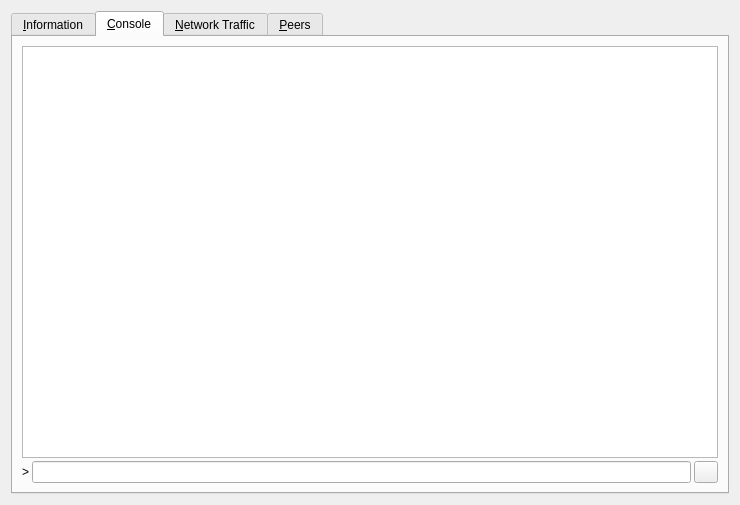
<?xml version="1.0" encoding="UTF-8"?>
<ui version="4.0">
 <class>RPCConsole</class>
 <widget class="QWidget" name="RPCConsole">
  <property name="geometry">
   <rect>
    <x>0</x>
    <y>0</y>
    <width>740</width>
    <height>505</height>
   </rect>
  </property>
  <property name="windowTitle">
   <string>vitescoin - Debug window</string>
  </property>
  <layout class="QVBoxLayout" name="verticalLayout_2">
   <item>
    <widget class="QTabWidget" name="tabWidget">
     <property name="currentIndex">
      <number>1</number>
     </property>
     <widget class="QWidget" name="tab_info">
      <attribute name="title">
       <string>&amp;Information</string>
      </attribute>
      <layout class="QGridLayout" name="gridLayout" columnstretch="0,1">
       <property name="horizontalSpacing">
        <number>12</number>
       </property>
       <item row="0" column="0">
        <widget class="QLabel" name="label_9">
         <property name="font">
          <font>
           <weight>75</weight>
           <bold>true</bold>
          </font>
         </property>
         <property name="text">
          <string>vitescoin Core</string>
         </property>
        </widget>
       </item>
       <item row="1" column="0">
        <widget class="QLabel" name="label_5">
         <property name="text">
          <string>Client name</string>
         </property>
        </widget>
       </item>
       <item row="1" column="1">
        <widget class="QLabel" name="clientName">
         <property name="cursor">
          <cursorShape>IBeamCursor</cursorShape>
         </property>
         <property name="text">
          <string>N/A</string>
         </property>
         <property name="textFormat">
          <enum>Qt::PlainText</enum>
         </property>
         <property name="textInteractionFlags">
          <set>Qt::LinksAccessibleByMouse|Qt::TextSelectableByKeyboard|Qt::TextSelectableByMouse</set>
         </property>
        </widget>
       </item>
       <item row="2" column="0">
        <widget class="QLabel" name="label_6">
         <property name="text">
          <string>Client version</string>
         </property>
        </widget>
       </item>
       <item row="2" column="1">
        <widget class="QLabel" name="clientVersion">
         <property name="cursor">
          <cursorShape>IBeamCursor</cursorShape>
         </property>
         <property name="text">
          <string>N/A</string>
         </property>
         <property name="textFormat">
          <enum>Qt::PlainText</enum>
         </property>
         <property name="textInteractionFlags">
          <set>Qt::LinksAccessibleByMouse|Qt::TextSelectableByKeyboard|Qt::TextSelectableByMouse</set>
         </property>
        </widget>
       </item>
       <item row="3" column="0">
        <widget class="QLabel" name="label_14">
         <property name="text">
          <string>Using OpenSSL version</string>
         </property>
         <property name="indent">
          <number>10</number>
         </property>
        </widget>
       </item>
       <item row="3" column="1">
        <widget class="QLabel" name="openSSLVersion">
         <property name="cursor">
          <cursorShape>IBeamCursor</cursorShape>
         </property>
         <property name="text">
          <string>N/A</string>
         </property>
         <property name="textFormat">
          <enum>Qt::PlainText</enum>
         </property>
         <property name="textInteractionFlags">
          <set>Qt::LinksAccessibleByMouse|Qt::TextSelectableByKeyboard|Qt::TextSelectableByMouse</set>
         </property>
        </widget>
       </item>
       <item row="4" column="0">
        <widget class="QLabel" name="label_12">
         <property name="text">
          <string>Build date</string>
         </property>
        </widget>
       </item>
       <item row="4" column="1">
        <widget class="QLabel" name="buildDate">
         <property name="cursor">
          <cursorShape>IBeamCursor</cursorShape>
         </property>
         <property name="text">
          <string>N/A</string>
         </property>
         <property name="textFormat">
          <enum>Qt::PlainText</enum>
         </property>
         <property name="textInteractionFlags">
          <set>Qt::LinksAccessibleByMouse|Qt::TextSelectableByKeyboard|Qt::TextSelectableByMouse</set>
         </property>
        </widget>
       </item>
       <item row="5" column="0">
        <widget class="QLabel" name="label_13">
         <property name="text">
          <string>Startup time</string>
         </property>
        </widget>
       </item>
       <item row="5" column="1">
        <widget class="QLabel" name="startupTime">
         <property name="cursor">
          <cursorShape>IBeamCursor</cursorShape>
         </property>
         <property name="text">
          <string>N/A</string>
         </property>
         <property name="textFormat">
          <enum>Qt::PlainText</enum>
         </property>
         <property name="textInteractionFlags">
          <set>Qt::LinksAccessibleByMouse|Qt::TextSelectableByKeyboard|Qt::TextSelectableByMouse</set>
         </property>
        </widget>
       </item>
       <item row="6" column="0">
        <widget class="QLabel" name="label_11">
         <property name="font">
          <font>
           <weight>75</weight>
           <bold>true</bold>
          </font>
         </property>
         <property name="text">
          <string>Network</string>
         </property>
        </widget>
       </item>
       <item row="7" column="0">
        <widget class="QLabel" name="label_7">
         <property name="text">
          <string>Number of connections</string>
         </property>
        </widget>
       </item>
       <item row="7" column="1">
        <widget class="QLabel" name="numberOfConnections">
         <property name="cursor">
          <cursorShape>IBeamCursor</cursorShape>
         </property>
         <property name="text">
          <string>N/A</string>
         </property>
         <property name="textFormat">
          <enum>Qt::PlainText</enum>
         </property>
         <property name="textInteractionFlags">
          <set>Qt::LinksAccessibleByMouse|Qt::TextSelectableByKeyboard|Qt::TextSelectableByMouse</set>
         </property>
        </widget>
       </item>
       <item row="8" column="0">
        <widget class="QLabel" name="label_8">
         <property name="text">
          <string>On testnet</string>
         </property>
        </widget>
       </item>
       <item row="8" column="1">
        <widget class="QCheckBox" name="isTestNet">
         <property name="enabled">
          <bool>false</bool>
         </property>
         <property name="text">
          <string/>
         </property>
        </widget>
       </item>
       <item row="9" column="0">
        <widget class="QLabel" name="label_10">
         <property name="font">
          <font>
           <weight>75</weight>
           <bold>true</bold>
          </font>
         </property>
         <property name="text">
          <string>Block chain</string>
         </property>
        </widget>
       </item>
       <item row="10" column="0">
        <widget class="QLabel" name="label_3">
         <property name="text">
          <string>Current number of blocks</string>
         </property>
        </widget>
       </item>
       <item row="10" column="1">
        <widget class="QLabel" name="numberOfBlocks">
         <property name="cursor">
          <cursorShape>IBeamCursor</cursorShape>
         </property>
         <property name="text">
          <string>N/A</string>
         </property>
         <property name="textFormat">
          <enum>Qt::PlainText</enum>
         </property>
         <property name="textInteractionFlags">
          <set>Qt::LinksAccessibleByMouse|Qt::TextSelectableByKeyboard|Qt::TextSelectableByMouse</set>
         </property>
        </widget>
       </item>
       <item row="11" column="0">
        <widget class="QLabel" name="label_4">
         <property name="text">
          <string>Estimated total blocks</string>
         </property>
        </widget>
       </item>
       <item row="11" column="1">
        <widget class="QLabel" name="totalBlocks">
         <property name="cursor">
          <cursorShape>IBeamCursor</cursorShape>
         </property>
         <property name="text">
          <string>N/A</string>
         </property>
         <property name="textFormat">
          <enum>Qt::PlainText</enum>
         </property>
         <property name="textInteractionFlags">
          <set>Qt::LinksAccessibleByMouse|Qt::TextSelectableByKeyboard|Qt::TextSelectableByMouse</set>
         </property>
        </widget>
       </item>
       <item row="12" column="0">
        <widget class="QLabel" name="label_2">
         <property name="text">
          <string>Last block time</string>
         </property>
        </widget>
       </item>
       <item row="12" column="1">
        <widget class="QLabel" name="lastBlockTime">
         <property name="cursor">
          <cursorShape>IBeamCursor</cursorShape>
         </property>
         <property name="text">
          <string>N/A</string>
         </property>
         <property name="textFormat">
          <enum>Qt::PlainText</enum>
         </property>
         <property name="textInteractionFlags">
          <set>Qt::LinksAccessibleByMouse|Qt::TextSelectableByKeyboard|Qt::TextSelectableByMouse</set>
         </property>
        </widget>
       </item>
       <item row="13" column="0">
        <spacer name="verticalSpacer_2">
         <property name="orientation">
          <enum>Qt::Vertical</enum>
         </property>
         <property name="sizeHint" stdset="0">
          <size>
           <width>20</width>
           <height>20</height>
          </size>
         </property>
        </spacer>
       </item>
       <item row="14" column="0">
        <widget class="QLabel" name="label_222">
         <property name="text">
          <string>Active Wallet File</string>
         </property>
        </widget>
       </item>
       <item row="14" column="1">
        <widget class="QLabel" name="wallet_path">
         <property name="cursor">
          <cursorShape>IBeamCursor</cursorShape>
         </property>
         <property name="text">
          <string>N/A</string>
         </property>
         <property name="textFormat">
          <enum>Qt::PlainText</enum>
         </property>
         <property name="textInteractionFlags">
          <set>Qt::LinksAccessibleByMouse|Qt::TextSelectableByKeyboard|Qt::TextSelectableByMouse</set>
         </property>
        </widget>
       </item>
       <item row="15" column="0">
        <widget class="QLabel" name="labelDebugLogfile">
         <property name="font">
          <font>
           <weight>75</weight>
           <bold>true</bold>
          </font>
         </property>
         <property name="text">
          <string>Debug log file</string>
         </property>
        </widget>
       </item>
       <item row="16" column="0">
        <widget class="QPushButton" name="openDebugLogfileButton">
         <property name="toolTip">
          <string>Open the vitescoin debug log file from the current data directory. This can take a few seconds for large log files.</string>
         </property>
         <property name="text">
          <string>&amp;Open</string>
         </property>
         <property name="autoDefault">
          <bool>false</bool>
         </property>
        </widget>
       </item>
       <item row="17" column="0">
        <widget class="QLabel" name="labelCLOptions">
         <property name="font">
          <font>
           <weight>75</weight>
           <bold>true</bold>
          </font>
         </property>
         <property name="text">
          <string>Command-line options</string>
         </property>
        </widget>
       </item>
       <item row="18" column="0">
        <widget class="QPushButton" name="showCLOptionsButton">
         <property name="toolTip">
          <string>Show the vitescoin-Qt help message to get a list with possible vitescoin command-line options.</string>
         </property>
         <property name="text">
          <string>&amp;Show</string>
         </property>
         <property name="autoDefault">
          <bool>false</bool>
         </property>
        </widget>
       </item>
       <item row="19" column="0">
        <spacer name="verticalSpacer">
         <property name="orientation">
          <enum>Qt::Vertical</enum>
         </property>
         <property name="sizeHint" stdset="0">
          <size>
           <width>20</width>
           <height>40</height>
          </size>
         </property>
        </spacer>
       </item>
      </layout>
     </widget>
     <widget class="QWidget" name="tab_console">
      <attribute name="title">
       <string>&amp;Console</string>
      </attribute>
      <layout class="QVBoxLayout" name="verticalLayout_3">
       <property name="spacing">
        <number>3</number>
       </property>
       <item>
        <widget class="QTextEdit" name="messagesWidget">
         <property name="minimumSize">
          <size>
           <width>0</width>
           <height>100</height>
          </size>
         </property>
         <property name="readOnly">
          <bool>true</bool>
         </property>
         <property name="tabKeyNavigation" stdset="0">
          <bool>false</bool>
         </property>
         <property name="columnCount" stdset="0">
          <number>2</number>
         </property>
        </widget>
       </item>
       <item>
        <layout class="QHBoxLayout" name="horizontalLayout">
         <property name="spacing">
          <number>3</number>
         </property>
         <item>
          <widget class="QLabel" name="label">
           <property name="text">
            <string notr="true">&gt;</string>
           </property>
          </widget>
         </item>
         <item>
          <widget class="QLineEdit" name="lineEdit"/>
         </item>
         <item>
          <widget class="QPushButton" name="clearButton">
           <property name="maximumSize">
            <size>
             <width>24</width>
             <height>24</height>
            </size>
           </property>
           <property name="toolTip">
            <string>Clear console</string>
           </property>
           <property name="text">
            <string/>
           </property>
           <property name="icon">
            <iconset resource="../vitescoin.qrc">
             <normaloff>:/icons/remove</normaloff>:/icons/remove</iconset>
           </property>
           <property name="shortcut">
            <string notr="true">Ctrl+L</string>
           </property>
           <property name="autoDefault">
            <bool>false</bool>
           </property>
          </widget>
         </item>
        </layout>
       </item>
      </layout>
     </widget>
     <widget class="QWidget" name="tab_nettraffic">
      <attribute name="title">
       <string>&amp;Network Traffic</string>
      </attribute>
      <layout class="QHBoxLayout" name="horizontalLayout_3">
       <item>
        <layout class="QVBoxLayout" name="verticalLayout_4">
         <item>
          <widget class="TrafficGraphWidget" name="trafficGraph" native="true">
           <property name="sizePolicy">
            <sizepolicy hsizetype="Expanding" vsizetype="Expanding">
             <horstretch>0</horstretch>
             <verstretch>0</verstretch>
            </sizepolicy>
           </property>
          </widget>
         </item>
         <item>
          <layout class="QHBoxLayout" name="horizontalLayout_2">
           <item>
            <widget class="QSlider" name="sldGraphRange">
             <property name="minimum">
              <number>1</number>
             </property>
             <property name="maximum">
              <number>720</number>
             </property>
             <property name="pageStep">
              <number>12</number>
             </property>
             <property name="value">
              <number>6</number>
             </property>
             <property name="orientation">
              <enum>Qt::Horizontal</enum>
             </property>
            </widget>
           </item>
           <item>
            <widget class="QLabel" name="lblGraphRange">
             <property name="minimumSize">
              <size>
               <width>100</width>
               <height>0</height>
              </size>
             </property>
             <property name="alignment">
              <set>Qt::AlignCenter</set>
             </property>
            </widget>
           </item>
           <item>
            <widget class="QPushButton" name="btnClearTrafficGraph">
             <property name="text">
              <string>&amp;Clear</string>
             </property>
             <property name="autoDefault">
              <bool>false</bool>
             </property>
            </widget>
           </item>
          </layout>
         </item>
        </layout>
       </item>
       <item>
        <layout class="QVBoxLayout" name="verticalLayout">
         <item>
          <widget class="QGroupBox" name="groupBox">
           <property name="title">
            <string>Totals</string>
           </property>
           <layout class="QVBoxLayout" name="verticalLayout_5">
            <item>
             <layout class="QHBoxLayout" name="horizontalLayout_4">
              <item>
               <widget class="Line" name="line">
                <property name="sizePolicy">
                 <sizepolicy hsizetype="Fixed" vsizetype="Fixed">
                  <horstretch>0</horstretch>
                  <verstretch>0</verstretch>
                 </sizepolicy>
                </property>
                <property name="minimumSize">
                 <size>
                  <width>10</width>
                  <height>0</height>
                 </size>
                </property>
                <property name="palette">
                 <palette>
                  <active>
                   <colorrole role="Light">
                    <brush brushstyle="SolidPattern">
                     <color alpha="255">
                      <red>0</red>
                      <green>255</green>
                      <blue>0</blue>
                     </color>
                    </brush>
                   </colorrole>
                  </active>
                  <inactive>
                   <colorrole role="Light">
                    <brush brushstyle="SolidPattern">
                     <color alpha="255">
                      <red>0</red>
                      <green>255</green>
                      <blue>0</blue>
                     </color>
                    </brush>
                   </colorrole>
                  </inactive>
                  <disabled>
                   <colorrole role="Light">
                    <brush brushstyle="SolidPattern">
                     <color alpha="255">
                      <red>0</red>
                      <green>255</green>
                      <blue>0</blue>
                     </color>
                    </brush>
                   </colorrole>
                  </disabled>
                 </palette>
                </property>
                <property name="orientation">
                 <enum>Qt::Horizontal</enum>
                </property>
               </widget>
              </item>
              <item>
               <widget class="QLabel" name="label_16">
                <property name="text">
                 <string>Received</string>
                </property>
               </widget>
              </item>
              <item>
               <widget class="QLabel" name="lblBytesIn">
                <property name="minimumSize">
                 <size>
                  <width>50</width>
                  <height>0</height>
                 </size>
                </property>
                <property name="alignment">
                 <set>Qt::AlignRight|Qt::AlignTrailing|Qt::AlignVCenter</set>
                </property>
               </widget>
              </item>
             </layout>
            </item>
            <item>
             <layout class="QHBoxLayout" name="horizontalLayout_5">
              <item>
               <widget class="Line" name="line_2">
                <property name="sizePolicy">
                 <sizepolicy hsizetype="Fixed" vsizetype="Fixed">
                  <horstretch>0</horstretch>
                  <verstretch>0</verstretch>
                 </sizepolicy>
                </property>
                <property name="minimumSize">
                 <size>
                  <width>10</width>
                  <height>0</height>
                 </size>
                </property>
                <property name="palette">
                 <palette>
                  <active>
                   <colorrole role="Light">
                    <brush brushstyle="SolidPattern">
                     <color alpha="255">
                      <red>255</red>
                      <green>0</green>
                      <blue>0</blue>
                     </color>
                    </brush>
                   </colorrole>
                  </active>
                  <inactive>
                   <colorrole role="Light">
                    <brush brushstyle="SolidPattern">
                     <color alpha="255">
                      <red>255</red>
                      <green>0</green>
                      <blue>0</blue>
                     </color>
                    </brush>
                   </colorrole>
                  </inactive>
                  <disabled>
                   <colorrole role="Light">
                    <brush brushstyle="SolidPattern">
                     <color alpha="255">
                      <red>255</red>
                      <green>0</green>
                      <blue>0</blue>
                     </color>
                    </brush>
                   </colorrole>
                  </disabled>
                 </palette>
                </property>
                <property name="orientation">
                 <enum>Qt::Horizontal</enum>
                </property>
               </widget>
              </item>
              <item>
               <widget class="QLabel" name="label_17">
                <property name="text">
                 <string>Sent</string>
                </property>
               </widget>
              </item>
              <item>
               <widget class="QLabel" name="lblBytesOut">
                <property name="minimumSize">
                 <size>
                  <width>50</width>
                  <height>0</height>
                 </size>
                </property>
                <property name="alignment">
                 <set>Qt::AlignRight|Qt::AlignTrailing|Qt::AlignVCenter</set>
                </property>
               </widget>
              </item>
             </layout>
            </item>
            <item>
             <spacer name="verticalSpacer_4">
              <property name="orientation">
               <enum>Qt::Vertical</enum>
              </property>
              <property name="sizeHint" stdset="0">
               <size>
                <width>20</width>
                <height>407</height>
               </size>
              </property>
             </spacer>
            </item>
           </layout>
          </widget>
         </item>
        </layout>
       </item>
      </layout>
     </widget>
     <widget class="QWidget" name="tab_peers">
      <attribute name="title">
       <string>&amp;Peers</string>
      </attribute>
      <layout class="QGridLayout" name="gridLayout_2">
       <item row="0" column="0" rowspan="2">
        <widget class="QTableView" name="peerWidget">
         <property name="horizontalScrollBarPolicy">
          <enum>Qt::ScrollBarAsNeeded</enum>
         </property>
         <property name="sortingEnabled">
          <bool>true</bool>
         </property>
         <attribute name="horizontalHeaderHighlightSections">
          <bool>false</bool>
         </attribute>
        </widget>
       </item>
       <item row="0" column="1">
        <widget class="QLabel" name="peerHeading">
         <property name="sizePolicy">
          <sizepolicy hsizetype="Preferred" vsizetype="Minimum">
           <horstretch>0</horstretch>
           <verstretch>0</verstretch>
          </sizepolicy>
         </property>
         <property name="minimumSize">
          <size>
           <width>300</width>
           <height>32</height>
          </size>
         </property>
         <property name="font">
          <font>
           <pointsize>10</pointsize>
          </font>
         </property>
         <property name="cursor">
          <cursorShape>IBeamCursor</cursorShape>
         </property>
         <property name="text">
          <string>Select a peer to view detailed information.</string>
         </property>
         <property name="alignment">
          <set>Qt::AlignHCenter|Qt::AlignTop</set>
         </property>
         <property name="wordWrap">
          <bool>true</bool>
         </property>
         <property name="textInteractionFlags">
          <set>Qt::LinksAccessibleByMouse|Qt::TextSelectableByKeyboard|Qt::TextSelectableByMouse</set>
         </property>
        </widget>
       </item>
       <item row="1" column="1">
        <widget class="QWidget" name="detailWidget" native="true">
         <property name="minimumSize">
          <size>
           <width>300</width>
           <height>0</height>
          </size>
         </property>
         <layout class="QGridLayout" name="gridLayout_3">
          <item row="0" column="0">
           <widget class="QLabel" name="label_23">
            <property name="text">
             <string>Direction</string>
            </property>
           </widget>
          </item>
          <item row="0" column="2">
           <widget class="QLabel" name="peerDirection">
            <property name="cursor">
             <cursorShape>IBeamCursor</cursorShape>
            </property>
            <property name="text">
             <string>N/A</string>
            </property>
            <property name="textFormat">
             <enum>Qt::PlainText</enum>
            </property>
            <property name="textInteractionFlags">
             <set>Qt::LinksAccessibleByMouse|Qt::TextSelectableByKeyboard|Qt::TextSelectableByMouse</set>
            </property>
           </widget>
          </item>
          <item row="1" column="0">
           <widget class="QLabel" name="label_21">
            <property name="text">
             <string>Version</string>
            </property>
           </widget>
          </item>
          <item row="1" column="2">
           <widget class="QLabel" name="peerVersion">
            <property name="cursor">
             <cursorShape>IBeamCursor</cursorShape>
            </property>
            <property name="text">
             <string>N/A</string>
            </property>
            <property name="textFormat">
             <enum>Qt::PlainText</enum>
            </property>
            <property name="textInteractionFlags">
             <set>Qt::LinksAccessibleByMouse|Qt::TextSelectableByKeyboard|Qt::TextSelectableByMouse</set>
            </property>
           </widget>
          </item>
          <item row="2" column="0">
           <widget class="QLabel" name="label_28">
            <property name="text">
             <string>User Agent</string>
            </property>
           </widget>
          </item>
          <item row="2" column="2">
           <widget class="QLabel" name="peerSubversion">
            <property name="cursor">
             <cursorShape>IBeamCursor</cursorShape>
            </property>
            <property name="text">
             <string>N/A</string>
            </property>
            <property name="textFormat">
             <enum>Qt::PlainText</enum>
            </property>
            <property name="textInteractionFlags">
             <set>Qt::LinksAccessibleByMouse|Qt::TextSelectableByKeyboard|Qt::TextSelectableByMouse</set>
            </property>
           </widget>
          </item>
          <item row="3" column="0">
           <widget class="QLabel" name="label_4">
            <property name="text">
             <string>Services</string>
            </property>
           </widget>
          </item>
          <item row="3" column="2">
           <widget class="QLabel" name="peerServices">
            <property name="cursor">
             <cursorShape>IBeamCursor</cursorShape>
            </property>
            <property name="text">
             <string>N/A</string>
            </property>
            <property name="textFormat">
             <enum>Qt::PlainText</enum>
            </property>
            <property name="textInteractionFlags">
             <set>Qt::LinksAccessibleByMouse|Qt::TextSelectableByKeyboard|Qt::TextSelectableByMouse</set>
            </property>
           </widget>
          </item>
          <item row="5" column="0">
           <widget class="QLabel" name="label_29">
            <property name="text">
             <string>Starting Height</string>
            </property>
           </widget>
          </item>
          <item row="5" column="2">
           <widget class="QLabel" name="peerHeight">
            <property name="cursor">
             <cursorShape>IBeamCursor</cursorShape>
            </property>
            <property name="text">
             <string>N/A</string>
            </property>
            <property name="textFormat">
             <enum>Qt::PlainText</enum>
            </property>
            <property name="textInteractionFlags">
             <set>Qt::LinksAccessibleByMouse|Qt::TextSelectableByKeyboard|Qt::TextSelectableByMouse</set>
            </property>
           </widget>
          </item>
          <item row="6" column="0">
           <widget class="QLabel" name="label_22">
            <property name="text">
             <string>Connection Time</string>
            </property>
           </widget>
          </item>
          <item row="6" column="2">
           <widget class="QLabel" name="peerConnTime">
            <property name="cursor">
             <cursorShape>IBeamCursor</cursorShape>
            </property>
            <property name="text">
             <string>N/A</string>
            </property>
            <property name="textFormat">
             <enum>Qt::PlainText</enum>
            </property>
            <property name="textInteractionFlags">
             <set>Qt::LinksAccessibleByMouse|Qt::TextSelectableByKeyboard|Qt::TextSelectableByMouse</set>
            </property>
           </widget>
          </item>
          <item row="7" column="0">
           <widget class="QLabel" name="label_15">
            <property name="text">
             <string>Last Send</string>
            </property>
           </widget>
          </item>
          <item row="7" column="2">
           <widget class="QLabel" name="peerLastSend">
            <property name="cursor">
             <cursorShape>IBeamCursor</cursorShape>
            </property>
            <property name="text">
             <string>N/A</string>
            </property>
            <property name="textFormat">
             <enum>Qt::PlainText</enum>
            </property>
            <property name="textInteractionFlags">
             <set>Qt::LinksAccessibleByMouse|Qt::TextSelectableByKeyboard|Qt::TextSelectableByMouse</set>
            </property>
           </widget>
          </item>
          <item row="8" column="0">
           <widget class="QLabel" name="label_19">
            <property name="text">
             <string>Last Receive</string>
            </property>
           </widget>
          </item>
          <item row="8" column="2">
           <widget class="QLabel" name="peerLastRecv">
            <property name="cursor">
             <cursorShape>IBeamCursor</cursorShape>
            </property>
            <property name="text">
             <string>N/A</string>
            </property>
            <property name="textFormat">
             <enum>Qt::PlainText</enum>
            </property>
            <property name="textInteractionFlags">
             <set>Qt::LinksAccessibleByMouse|Qt::TextSelectableByKeyboard|Qt::TextSelectableByMouse</set>
            </property>
           </widget>
          </item>
          <item row="9" column="0">
           <widget class="QLabel" name="label_18">
            <property name="text">
             <string>Bytes Sent</string>
            </property>
           </widget>
          </item>
          <item row="9" column="2">
           <widget class="QLabel" name="peerBytesSent">
            <property name="cursor">
             <cursorShape>IBeamCursor</cursorShape>
            </property>
            <property name="text">
             <string>N/A</string>
            </property>
            <property name="textFormat">
             <enum>Qt::PlainText</enum>
            </property>
            <property name="textInteractionFlags">
             <set>Qt::LinksAccessibleByMouse|Qt::TextSelectableByKeyboard|Qt::TextSelectableByMouse</set>
            </property>
           </widget>
          </item>
          <item row="10" column="0">
           <widget class="QLabel" name="label_20">
            <property name="text">
             <string>Bytes Received</string>
            </property>
           </widget>
          </item>
          <item row="10" column="2">
           <widget class="QLabel" name="peerBytesRecv">
            <property name="cursor">
             <cursorShape>IBeamCursor</cursorShape>
            </property>
            <property name="text">
             <string>N/A</string>
            </property>
            <property name="textFormat">
             <enum>Qt::PlainText</enum>
            </property>
            <property name="textInteractionFlags">
             <set>Qt::LinksAccessibleByMouse|Qt::TextSelectableByKeyboard|Qt::TextSelectableByMouse</set>
            </property>
           </widget>
          </item>
          <item row="11" column="0">
           <widget class="QLabel" name="label_timeoffset">
            <property name="text">
             <string>Time Offset</string>
            </property>
           </widget>
          </item>
          <item row="11" column="2">
           <widget class="QLabel" name="timeoffset">
            <property name="cursor">
             <cursorShape>IBeamCursor</cursorShape>
            </property>
            <property name="text">
             <string>N/A</string>
            </property>
            <property name="textFormat">
             <enum>Qt::PlainText</enum>
            </property>
            <property name="textInteractionFlags">
             <set>Qt::LinksAccessibleByMouse|Qt::TextSelectableByKeyboard|Qt::TextSelectableByMouse</set>
            </property>
           </widget>
          </item>
          <item row="12" column="1">
           <spacer name="verticalSpacer_3">
            <property name="orientation">
             <enum>Qt::Vertical</enum>
            </property>
            <property name="sizeHint" stdset="0">
             <size>
              <width>20</width>
              <height>40</height>
             </size>
            </property>
           </spacer>
          </item>
         </layout>
        </widget>
       </item>
      </layout>
     </widget>
    </widget>
   </item>
  </layout>
 </widget>
 <customwidgets>
  <customwidget>
   <class>TrafficGraphWidget</class>
   <extends>QWidget</extends>
   <header>trafficgraphwidget.h</header>
   <container>1</container>
   <slots>
    <slot>clear()</slot>
   </slots>
  </customwidget>
 </customwidgets>
 <resources>
  <include location="../vitescoin.qrc"/>
 </resources>
 <connections/>
</ui>
